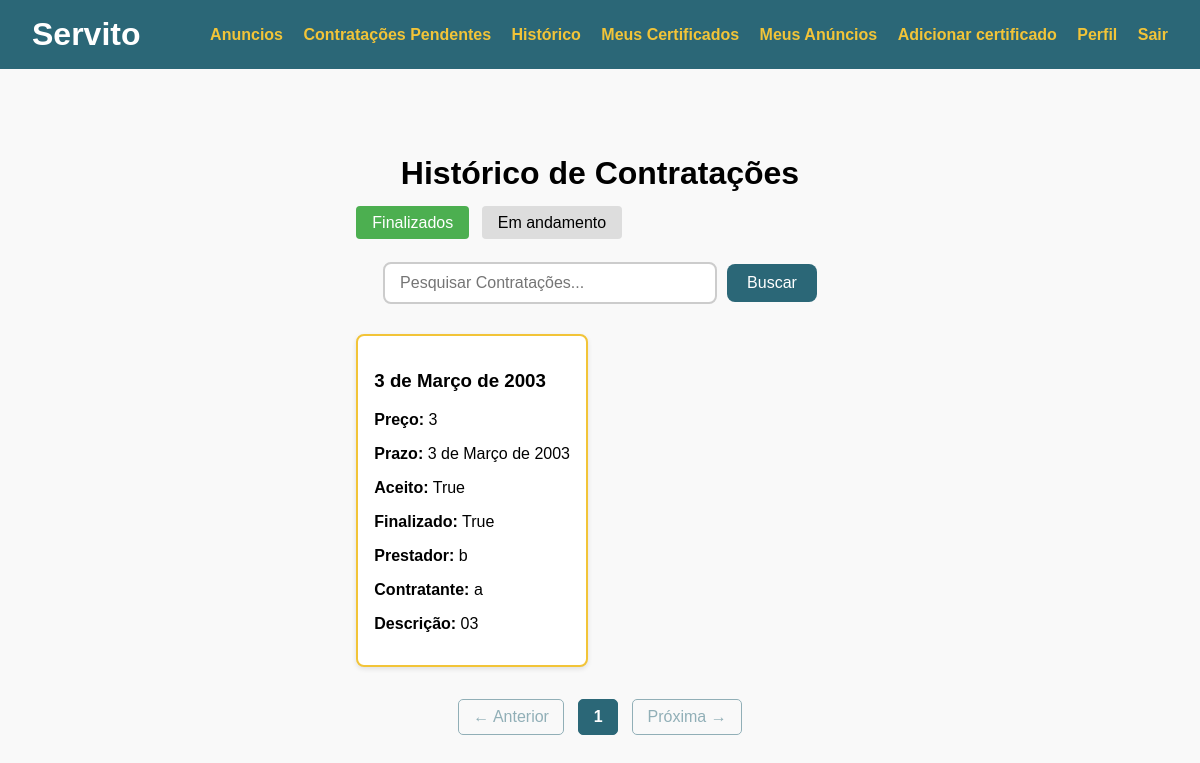
/historico/1 (signed in), run on an earlier commit of the app's database.
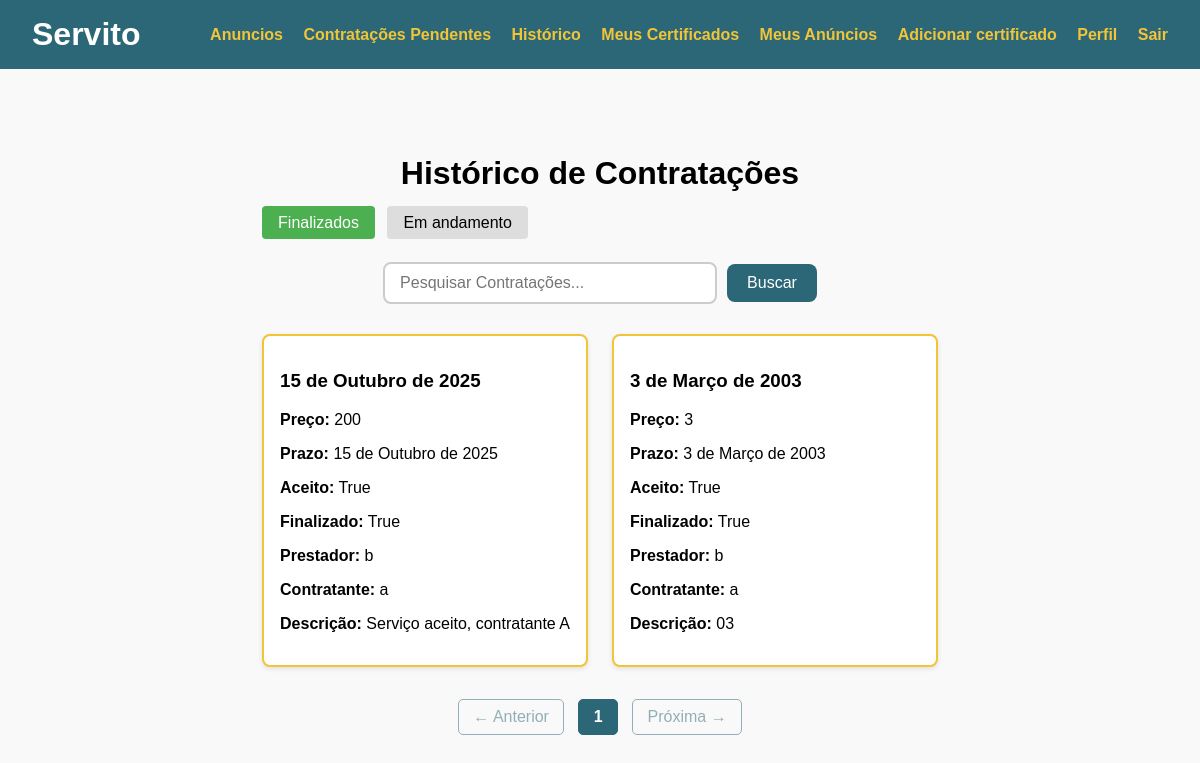
And on a later commit of the database.
### usuarios/models.py (models this page shows)
class Contratacao(models.Model):
    preco = models.IntegerField(verbose_name="Preço", null=True)
    prazo = models.DateField(null=True)
    descricao = models.CharField(max_length=1000, verbose_name="Descrição")
    aceito = models.BooleanField(null=False)
    pendente = models.BooleanField(null=True)
    finalizado = models.BooleanField()
    prestador = models.ForeignKey(Usuario, on_delete=models.DO_NOTHING, related_name='prestador')
    contratante = models.ForeignKey(Usuario, on_delete=models.DO_NOTHING, related_name='contratante')

class Cadastro(models.Model):
    nome = models.CharField(max_length=64)
    email = models.CharField(max_length=64, unique = True)
    senha = models.CharField(max_length=64)
    telefone = models.CharField(max_length=64, unique=True)
    documento = models.CharField(max_length=64, unique=True)
    endereco = models.CharField(max_length=64)
    cidade = models.CharField(max_length=64)
    data_cadastro = models.DateField()
    class Meta:
        abstract = True

class Usuario(Cadastro):
    data_nascimento = models.DateField()
    is_banned = models.BooleanField(default = False)
    def historico(self, finalizado = True):
        como_contratante = set(self.contratante.filter(finalizado=finalizado))
        como_prestador = set(self.prestador.filter(finalizado=finalizado))
        return list(como_contratante | como_prestador)

### usuarios/views_contratacao.py (the view)
# urls.py: path('historico/<int:finalizado>', contratacao_controller.getContratacoes, name='historico'),
    def getContratacoes(self, request, finalizado = 0):
        finalizado = bool(finalizado)
        strategy = get_strategy()
        email_logado = request.session.get('email')
        usuario = strategy.get_list(Usuario, {'email': email_logado})[0]
        if not email_logado:
            return render(request, 'index.html' )
        filters_1 = {
            'aceito': True,
            'contratante__email': email_logado
        }
        filters_2 = {
            'aceito': True,
            'prestador__email': email_logado
        }
        query = request.GET.get('q', '')
        contratacoes_list = usuario.historico(finalizado)
        if query:
            contratacoes_list = [a for a in contratacoes_list if query.lower() in a.titulo.lower()
                            or query.lower() in a.descricao.lower()
                            or query.lower() in a.tags.lower()]
        paginator = Paginator(contratacoes_list, 12)
        page_number = request.GET.get('page')
        page_obj = paginator.get_page(page_number)
        return render(request, 'historico.html', {
            'page_obj': page_obj,
            'query': query,
            'usuario_logado': 'email' in request.session,
            'finalizado': int(finalizado)
        })

### usuarios/services.py (called while the page is built)
    def get_list(self, instance, filters=None):
        if filters:
            return instance.objects.filter(**filters)
        return instance.objects.all()

### usuarios/views_contratacao.py (called while the page is built)
def get_strategy():
    return ApiStrategy() if settings.USE_API else DjangoStrategy()

### usuarios/templates/historico.html (shortened to what this page needs)
{% load static %}
<!DOCTYPE html>
<html lang="pt-br">
<head>
    <link href="{% static 'css/anuncios.css' %}" rel="stylesheet">
</head>
{% include "header.html" %}
<body>
<div class="container">
    <h1>Histórico de Contratações</h1>
    <div class="filtro-finalizado">
        <a href="{% url 'historico' 1 %}" class="btn {% if finalizado %}btn-ativo{% endif %}">Finalizados</a>
        <a href="{% url 'historico' 0 %}" class="btn {% if not finalizado %}btn-ativo{% endif %}">Em andamento</a>
    </div>
    <form method="get" action="{% url 'historico' finalizado %}" class="search-form">
        <input type="text" name="q" placeholder="Pesquisar Contratações..." value="{{ query }}">
        <button type="submit">Buscar</button>
    </form>
    <div class="grid">
        {% for contratacao in page_obj %}
        <a href="{% url 'contratacao' contratacao.id %}" class="card-link" >
            <div class="card">
                <h3>{{ contratacao.prazo }}</h3>
                <p><strong>Preço:</strong> {{ contratacao.preco }}</p>
                <p><strong>Prazo:</strong> {{ contratacao.prazo }}</p>
                <p><strong>Aceito:</strong> {{ contratacao.aceito }}</p>
                <p><strong>Finalizado:</strong> {{ contratacao.finalizado }}</p>
                <p><strong>Prestador:</strong> {{ contratacao.prestador.nome }}</p>
                <p><strong>Contratante:</strong> {{ contratacao.contratante.nome }}</p>
                <p><strong>Descrição:</strong> {{ contratacao.descricao }}</p>
            </div>
        </a>
        {% empty %}
            <p>Nenhuma contratação encontrada.</p>
        {% endfor %}
    </div>
    <div class="paginacao">
        {% if page_obj.has_previous %}
            <a href="?page={{ page_obj.previous_page_number }}">← Anterior</a>
        {% else %}
            <span class="disabled">← Anterior</span>
        {% endif %}
        {% for page_num in page_obj.paginator.page_range %}
            {% if page_num == page_obj.number %}
                <span class="current">{{ page_num }}</span>
            {% else %}
                <a href="?page={{ page_num }}">{{ page_num }}</a>
            {% endif %}
        {% endfor %}
        {% if page_obj.has_next %}
            <a href="?page={{ page_obj.next_page_number }}">Próxima →</a>
        {% else %}
            <span class="disabled">Próxima →</span>
        {% endif %}
    </div>
</div>
</body>
</html>

What changed in the data, as far as the page shows it:
now on this page (row edited): Contratacao: prazo "15 de Outubro de 2025", preco "200", aceito "True", finalizado "True", prestador.nome "b", contratante.nome "a", descricao "Serviço aceito, contratante A"
